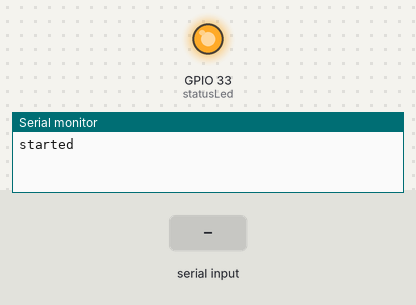
The program below on a simulated ESP32. Shown: output pins drawn as LEDs (lit = HIGH), the last lines printed to the serial monitor. Inputs (shaded band) come from the test bench.

Above: at 1.3 s.
1.4 s: "1\n" received over the second serial link
At 2.5 s:
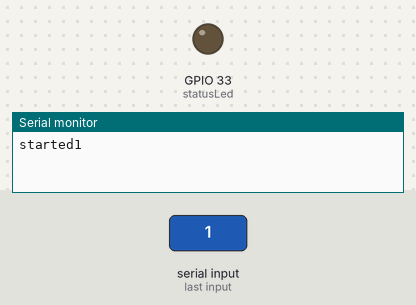
2.9 s: "0\n" received over the second serial link
At 3.6 s:
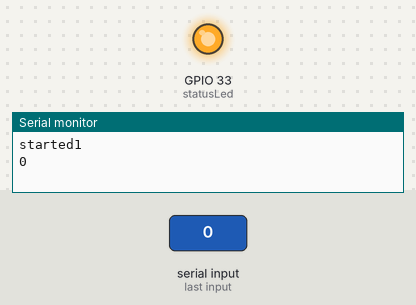
4.4 s: "2\n" received over the second serial link
At 4.8 s:
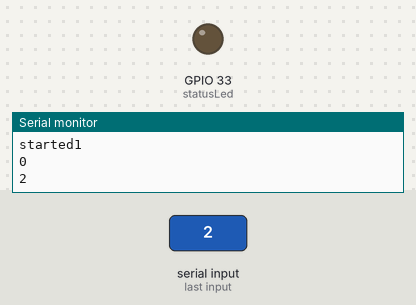
Timing chart, 0 to 7.4 s (numbered marks = the images above; inputs shaded):
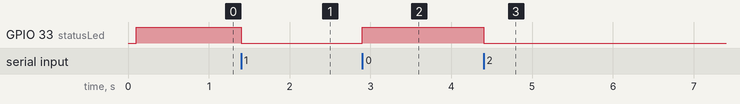

The program:

main.cpp
```cpp
#include <WiFi.h>


// gpio 16/17
// https://github.com/espressif/arduino-esp32/blob/master/cores/esp32/HardwareSerial.cpp

HardwareSerial Serial2(2);

const int statusLed = 33;
int status = HIGH;

void setup() {
    delay(100);
    Serial2.begin(9600);
    Serial.begin(9600);
    pinMode(statusLed, OUTPUT);
    digitalWrite(statusLed, status);
    Serial.printf("started");
}

int i=0;

void loop() {
    // while(Serial.available()) {
    //     Serial.printf("r0(%c)", (char)Serial.read());
    // }
    char buff[64];
    uint8_t i=0;

    while(Serial2.available()) {
        char c = Serial2.read();
        buff[i++] = c;
        if(c=='\n') {
            buff[--i]=0;
            Serial.printf("%s\n", buff);
            i=0;
            status = !status;
            digitalWrite(statusLed, status);
        }
    }
}
```

Measured:
- after the input at 1.4 s, GPIO 33 (statusLed): HIGH → LOW at once
- after the input at 2.9 s, GPIO 33 (statusLed): LOW → HIGH at once
- after the input at 4.4 s, GPIO 33 (statusLed): HIGH → LOW at once
